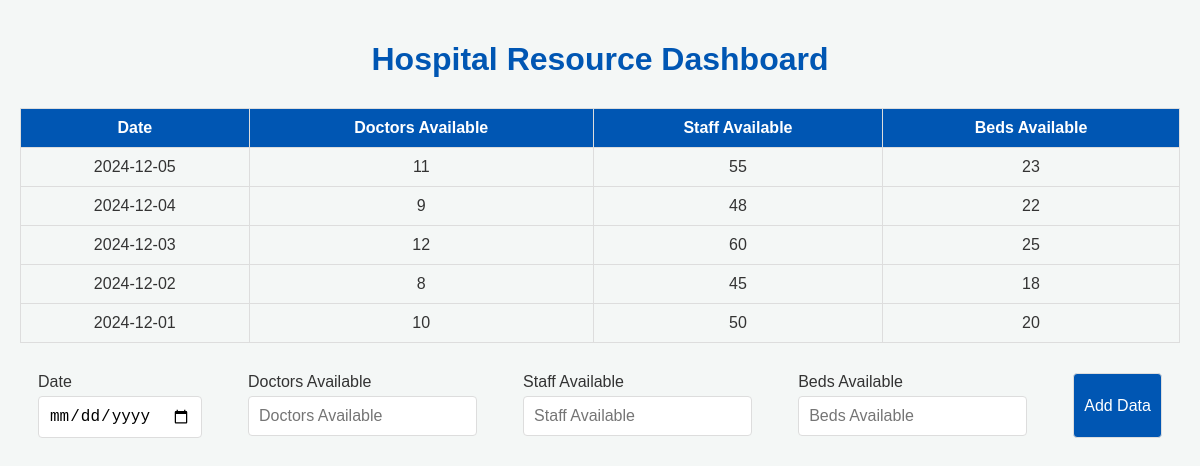
The page / on the database its author committed.
### tables this page shows
CREATE TABLE resources (
            id INTEGER PRIMARY KEY AUTOINCREMENT,
            date TEXT NOT NULL,
            doctors_available INTEGER NOT NULL,
            staff_available INTEGER NOT NULL,
            beds_available INTEGER NOT NULL
        );

### app.py (the view)
@app.route("/")
def index():
    conn = connect_db()
    df = pd.read_sql_query("SELECT * FROM resources ORDER BY date DESC LIMIT 7", conn)
    conn.close()
    return render_template("index.html", data=df.to_dict(orient="records"))

### app.py (called while the page is built)
def connect_db():
    conn = sqlite3.connect("hospital.db")
    return conn

### templates/index.html (shortened to what this page needs)
<!DOCTYPE html>
<html lang="en">
<head>
</head>
<body>
    <h1>Hospital Resource Dashboard</h1>
    <table>
        <thead>
            <tr>
                <th>Date</th>
                <th>Doctors Available</th>
                <th>Staff Available</th>
                <th>Beds Available</th>
            </tr>
        </thead>
        <tbody>
            {% for row in data %}
            <tr>
                <td>{{ row.date }}</td>
                <td>{{ row.doctors_available }}</td>
                <td>{{ row.staff_available }}</td>
                <td>{{ row.beds_available }}</td>
            </tr>
            {% endfor %}
        </tbody>
    </table>
    <form id="addDataForm">
        <div class="form-group">
            <label for="date">Date</label>
            <input type="date" id="date" required>
        </div>
        <div class="form-group">
            <label for="doctors">Doctors Available</label>
            <input type="number" id="doctors" placeholder="Doctors Available" required>
        </div>
        <div class="form-group">
            <label for="staff">Staff Available</label>
            <input type="number" id="staff" placeholder="Staff Available" required>
        </div>
        <div class="form-group">
            <label for="beds">Beds Available</label>
            <input type="number" id="beds" placeholder="Beds Available" required>
        </div>
        <button type="submit">Add Data</button>
    </form>
</body>
</html>

### templates/index.html (style rules this page uses)
body { font-family: Arial, sans-serif; background-color: #f4f7f6; margin: 0; padding: 20px; color: #333; }
h1 { color: #0056b3; text-align: center; margin-bottom: 30px; }
table { width: 100%; border-collapse: collapse; margin-bottom: 30px; }
table, th, td { border: 1px solid #ddd; }
th, td { padding: 10px; text-align: center; }
th { background-color: #0056b3; color: white; }
form { display: flex; justify-content: space-around; gap: 10px; margin-top: 30px; }
input, button { padding: 10px; font-size: 16px; border: 1px solid #ddd; border-radius: 4px; }
button { background-color: #0056b3; color: white; cursor: pointer; transition: background-color 0.3s; }
.form-group { display: flex; flex-direction: column; gap: 5px; }

### rows shown on the page
resources: date "2024-12-05", doctors_available "11", staff_available "55", beds_available "23"
resources: date "2024-12-04", doctors_available "9", staff_available "48", beds_available "22"
resources: date "2024-12-03", doctors_available "12", staff_available "60", beds_available "25"
resources: date "2024-12-02", doctors_available "8", staff_available "45", beds_available "18"
resources: date "2024-12-01", doctors_available "10", staff_available "50", beds_available "20"
